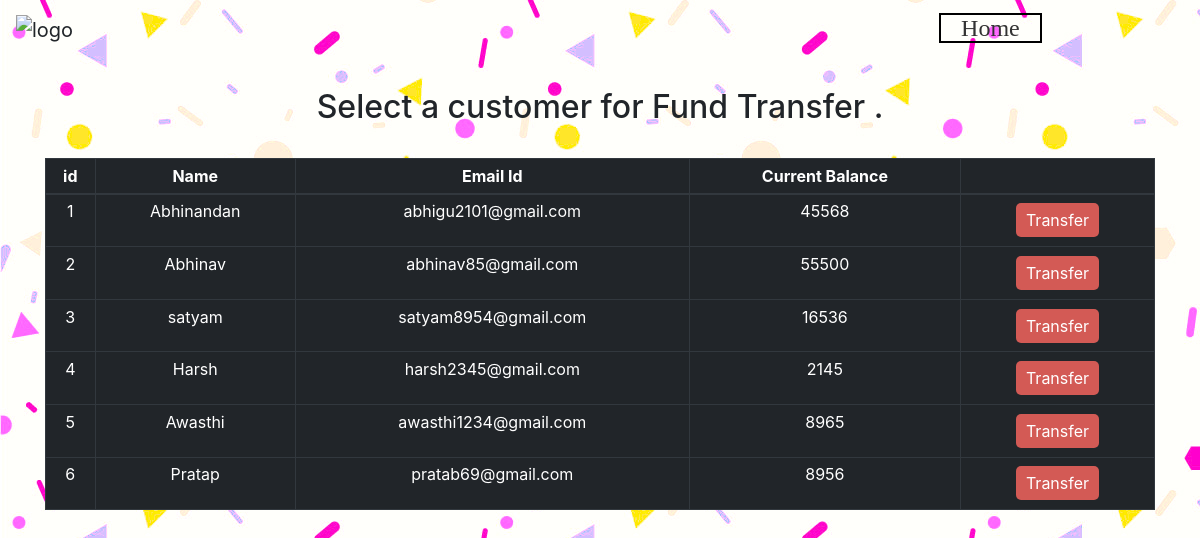
Page /viewusers.php on the committed database.
### tables this page shows
CREATE TABLE `customers` (
  `id` int(6) NOT NULL,
  `name` varchar(35) NOT NULL,
  `email` varchar(35) NOT NULL,
  `amount` int(8) NOT NULL
);

### viewusers.php (the view, shortened to what this page needs)
<!DOCTYPE html>
<html lang="en">
<head>
    <link rel="stylesheet" href="https://maxcdn.bootstrapcdn.com/bootstrap/4.0.0/css/bootstrap.min.css">
    <link rel="stylesheet" href="//maxcdn.bootstrapcdn.com/font-awesome/4.3.0/css/font-awesome.min.css">
</head>
<body>
<?php
    require 'config.php';
    $query = "SELECT * FROM customers";
    $result = mysqli_query($conn,$query);
?>
<nav class="navbar navbar-expand-sm ">
<a class="navbar-brand" >
<img src="banklogoo.png" alt="logo" style="width:156px; height:120px;">
</a>
<ul class="navbar-nav">
<li class="list-home">
  <a class="nav-link1" href="index.php">Home</a>
</li>
</ul>
</nav>
    <div class="container divStyle">
        <h2>Select a customer for Fund Transfer .</h2>
        <br>
            <div class="row">
                <div class="col">
                    <div class="table-responsive-sm">
                    <table class="table roundedCorners tabletext table-sm table-condensed table-bordered table-dark">
                        <thead>
                            <tr>
                            <th scope="col">id</th>
                            <th scope="col">Name</th>
                            <th scope="col">Email Id</th>
                            <th scope="col">Current Balance</th>
                            <th scope="col"></th>
                            </tr>
                        </thead>
                        <tbody>
                <?php
                    while($rows=mysqli_fetch_array($result)){
                ?>
                    <tr>
                        <td><?php echo $rows['id'] ?></td>
                        <td><?php echo $rows['name']?></td>
                        <td><?php echo $rows['email']?></td>
                        <td><?php echo $rows['amount']?></td>
                        <td><a href="users.php?id= <?php echo $rows['id'];?>"> <button type="button" class="button">Transfer</button></a></td>
                    </tr>
                <?php
                    }
                ?>
                        </tbody>
                    </table>
                    </div>
                </div>
            </div>
            </div>
</body>
</html>

### viewusers.php (style rules this page uses)
body { background-image:url("transfer.jpg"); }
.logo-text, .nav-link1 { color: white; padding-top: 15px; }
.list-home { padding-left: 850px; }
.container { padding-top: 30px; text-align: center; background-size: cover; }
.button { background-color: #d35a55; border: none; color: white; padding: 5px 10px; text-align: center; text-decoration: none; display: inline-block; font-size: 16px; margin: 4px 2px; border-radius: 5px; }
.nav-link1 { color: #333333; font-family: "Roboto Slab", serif; font-size: 24px; line-height: 26px; padding: 0 20px; text-decoration: none; border: 2px solid black }

### rows in the picture
customers: id "1", name "Abhinandan", email "abhigu2101@gmail.com", amount "45568"
customers: id "2", name "Abhinav", email "abhinav85@gmail.com", amount "55500"
customers: id "3", name "satyam", email "satyam8954@gmail.com", amount "16536"
customers: id "4", name "Harsh", email "harsh2345@gmail.com", amount "2145"
customers: id "5", name "Awasthi", email "awasthi1234@gmail.com", amount "8965"
customers: id "6", name "Pratap", email "pratab69@gmail.com", amount "8956"
